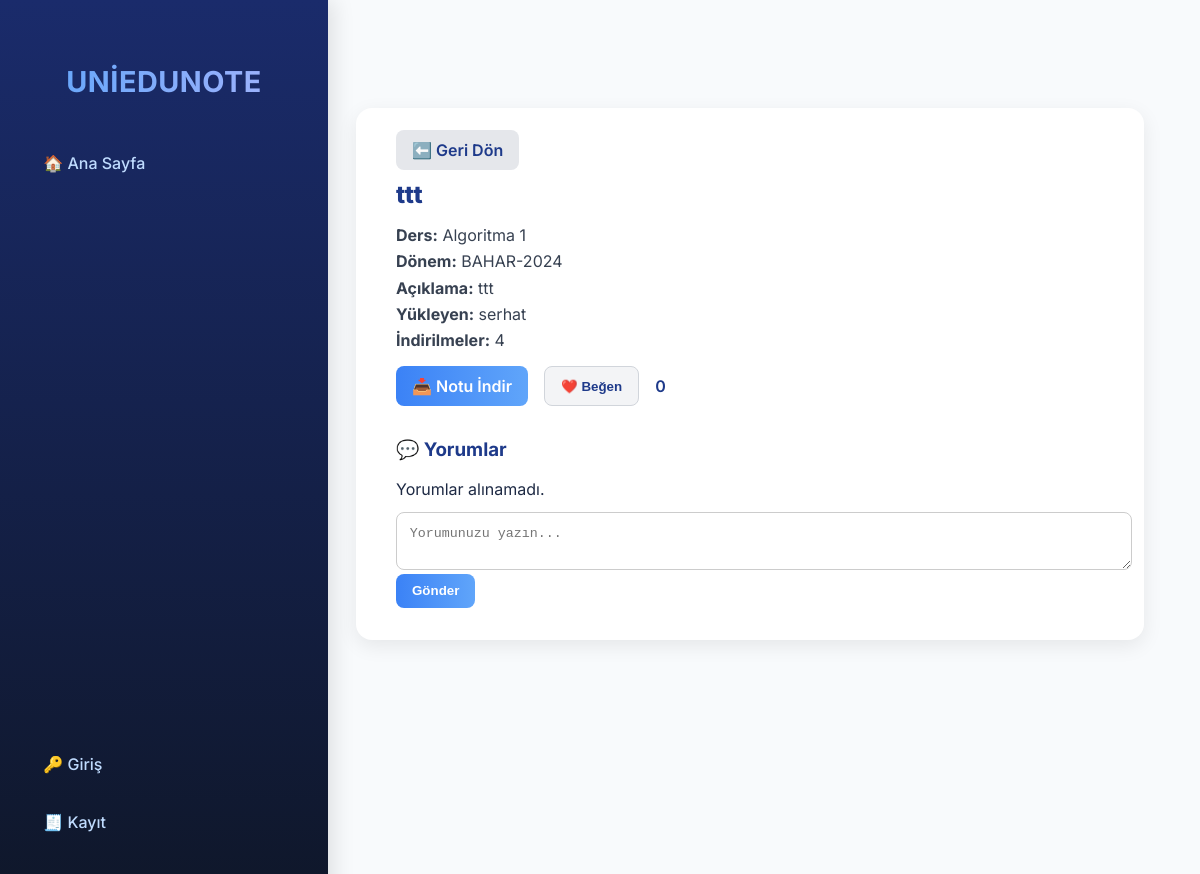
Page /notes/2/ on the earlier database version.
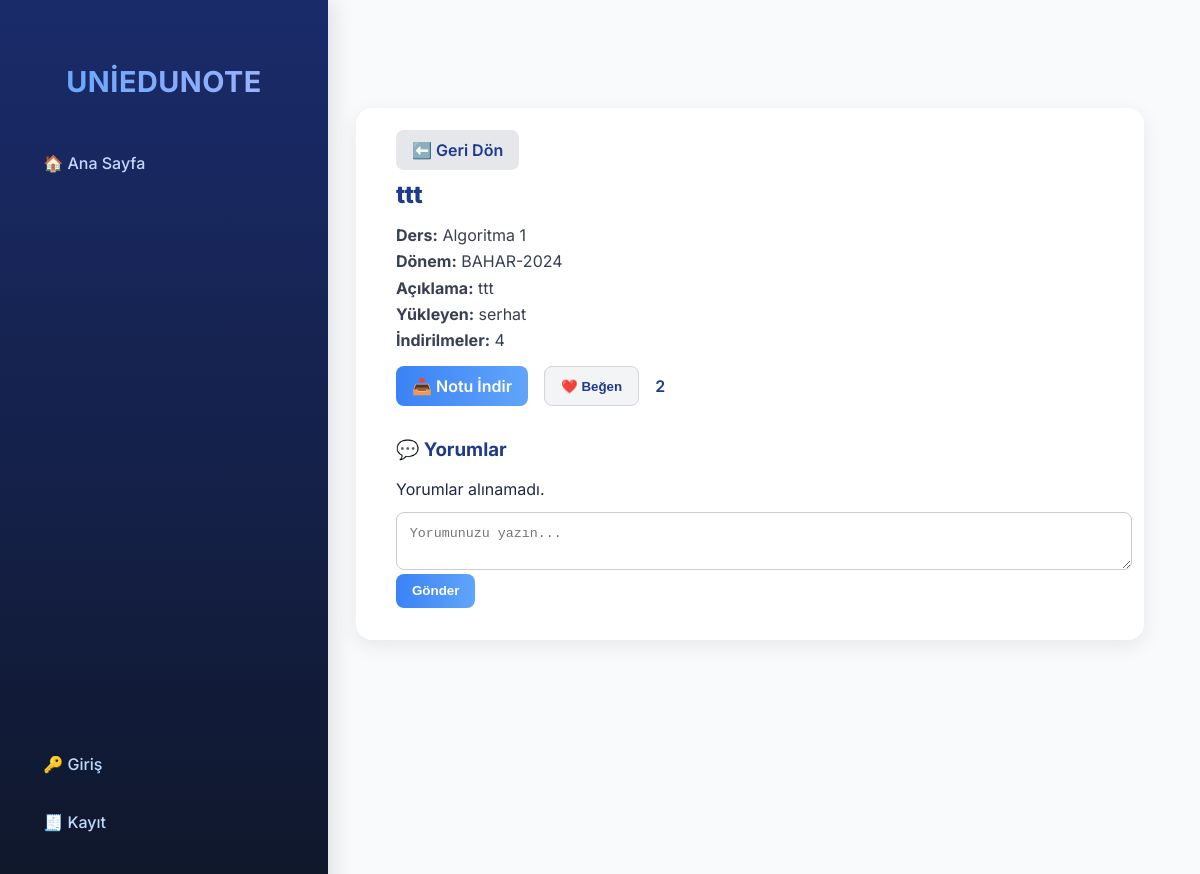
Same page on the later database version.
### notes/models.py (models this page shows, shortened)
class Note(models.Model):
    SEMESTER_CHOICES = [
        ('BAHAR-2024', 'Bahar 2024'),
        ('GÜZ-2024', 'Güz 2024'),
        ('BAHAR-2025', 'Bahar 2025'),
        ('GÜZ-2025', 'Güz 2025'),
    ]
    user = models.ForeignKey(User, on_delete=models.CASCADE)
    university = models.ForeignKey(University, on_delete=models.CASCADE)
    faculty = models.ForeignKey(Faculty, on_delete=models.CASCADE)
    department = models.ForeignKey(Department, on_delete=models.CASCADE)
    course = models.ForeignKey(Course, on_delete=models.CASCADE)
    semester = models.CharField(max_length=20, choices=SEMESTER_CHOICES)
    title = models.CharField(max_length=255)
    description = models.TextField(blank=True, null=True)
    file = models.FileField(upload_to='notes/')
    uploaded_at = models.DateTimeField(auto_now_add=True)
    download_count = models.IntegerField(default=0)
    likes = models.IntegerField(default=0)

### categories/models.py (models this page shows, shortened)
class Course(models.Model):
    department = models.ForeignKey(Department, on_delete=models.CASCADE, related_name="courses")
    name = models.CharField(max_length=255)

### users/models.py (models this page shows, shortened)
class User(AbstractUser):
    university = models.CharField(max_length=100, blank=True, null=True)
    points = models.IntegerField(default=0)

### notes/views.py (the view)
# urls.py: path('notes/<int:pk>/', note_detail, name='note_detail'),
def note_detail(request, pk):
    note = get_object_or_404(Note, pk=pk)
    return render(request, 'notes/note_detail.html', {'note': note})

### templates/notes/note_detail.html (shortened to what this page needs)
{% extends "base.html" %}
{% block content %}
<div class="note-detail-card">
  <a class="btn btn-back" href="{{ request.session.last_notes_list_url|default:'/notes/' }}">⬅️ Geri Dön</a>
  <h2>{{ note.title }}</h2>
  <div class="note-meta">
    <p><strong>Ders:</strong> {{ note.course.name }}</p>
    <p><strong>Dönem:</strong> {{ note.semester }}</p>
    <p><strong>Açıklama:</strong> {{ note.description|default:"-" }}</p>
    <p><strong>Yükleyen:</strong> {{ note.user.username }}</p>
    <p><strong>İndirilmeler:</strong> {{ note.download_count }}</p>
  </div>
  <div style="display:flex;gap:1rem;margin-top:1rem;flex-wrap:wrap;">
    <a href="{% url 'download_note' note.pk %}" class="btn btn-download">📥 Notu İndir</a>
    <button id="likeBtn" class="btn btn-like">❤️ Beğen</button>
    <span id="likeCount" style="align-self:center;color:#1e3a8a;font-weight:600;">{{ note.likes }}</span>
  </div>
  <div class="comments">
    <h3 style="color:#1e3a8a;margin-top:2rem;">💬 Yorumlar</h3>
    <div id="commentList"></div>
    <textarea id="commentText" placeholder="Yorumunuzu yazın..."></textarea>
    <button class="btn btn-download" id="sendComment">Gönder</button>
  </div>
</div>
{% endblock %}

Differences in the rows shown:
changed Note "ttt": likes "0" → "2"
